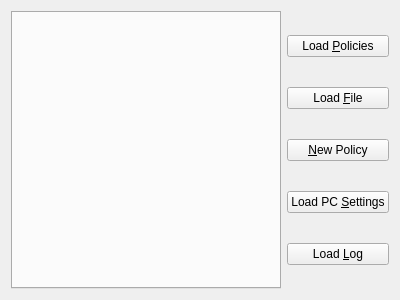
<?xml version="1.0" encoding="UTF-8"?>
<ui version="4.0">
 <class>PolicySheet</class>
 <widget class="QWidget" name="PolicySheet">
  <property name="geometry">
   <rect>
    <x>0</x>
    <y>0</y>
    <width>400</width>
    <height>300</height>
   </rect>
  </property>
  <property name="windowTitle">
   <string>Form</string>
  </property>
  <layout class="QHBoxLayout" name="horizontalLayout">
   <item>
    <widget class="QTabWidget" name="tabWidget">
     <property name="tabsClosable">
      <bool>true</bool>
     </property>
    </widget>
   </item>
   <item>
    <layout class="QVBoxLayout" name="verticalLayout">
     <item>
      <widget class="QPushButton" name="pushButton_load_policies">
       <property name="text">
        <string>Load &amp;Policies</string>
       </property>
      </widget>
     </item>
     <item>
      <widget class="QPushButton" name="pushButton_load_file">
       <property name="text">
        <string>Load &amp;File</string>
       </property>
      </widget>
     </item>
     <item>
      <widget class="QPushButton" name="pushButton_newpolicy">
       <property name="text">
        <string>&amp;New Policy</string>
       </property>
      </widget>
     </item>
     <item>
      <widget class="QPushButton" name="pushButton_settings">
       <property name="text">
        <string>Load PC &amp;Settings</string>
       </property>
      </widget>
     </item>
     <item>
      <widget class="QPushButton" name="pushButton_loadlog">
       <property name="text">
        <string>Load &amp;Log</string>
       </property>
      </widget>
     </item>
    </layout>
   </item>
  </layout>
 </widget>
 <resources/>
 <connections/>
</ui>
